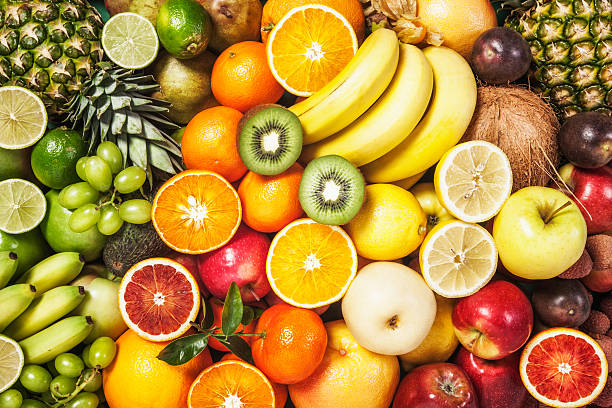
#> input picture assets/examples/fruits.jpg, 612 x 408 px; its folder holds only this picture in this run
$ jupyter execute --allow-errors lesson1_matrix_math_in_CV.ipynb
#> lines starting #> are read from the running program, lines starting #| are printed output that depends on the picture
# Basic matrix math in Computer Vision

[cell 1]
from pathlib import Path

import cv2
from PIL import Image

import numpy as np
import matplotlib.pyplot as plt

[cell 2]
images_dir = '../assets/examples'
image_samples = [f for f in Path(images_dir).iterdir()]
image_samples

[cell 3]
image = cv2.imread(filename=image_samples[0])
#> image is the input picture: shape (408, 612, 3); mean B, G, R 60, 138.3, 181.2
#> (the rest of this cell did not finish here and is left out)

[cell 4]
image_rgb = cv2.cvtColor(image, cv2.COLOR_RGB2BGR)
print(f"Image's shape: {image.shape}")
#| Image's shape: (408, 612, 3)
plt.imshow(image_rgb)

[cell 5]
image_gray = cv2.cvtColor(image, cv2.COLOR_BGR2GRAY)
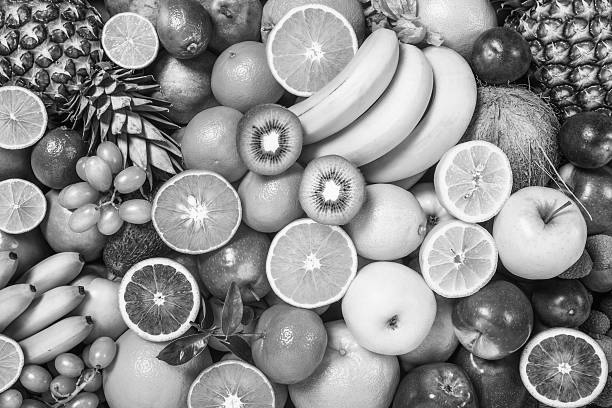
#> image_gray: shape (408, 612); min 0, max 255, mean 142.2
#> (the rest of this cell did not finish here and is left out)

#> (a cell that did not finish here is left out)

[cell 7]
# Another way to read Grayscale
image_gray2 = cv2.imread(image_samples[0], cv2.IMREAD_GRAYSCALE)
#> image_gray2: shape (408, 612); min 0, max 255, mean 142.2
print(f"Image's shape: {image_gray2.shape}")
#| Image's shape: (408, 612)
# plt.imshow(image_gray2)           # => Matplotlib and cv2 use different color mapping
plt.imshow(image_gray2, cmap='gray')

[cell 8]
image_gray

[cell 9]
adjust_arr = np.full(image_gray.shape, 120)

adjust_image = np.clip(image_gray + adjust_arr, 0, 255).astype(np.uint8)
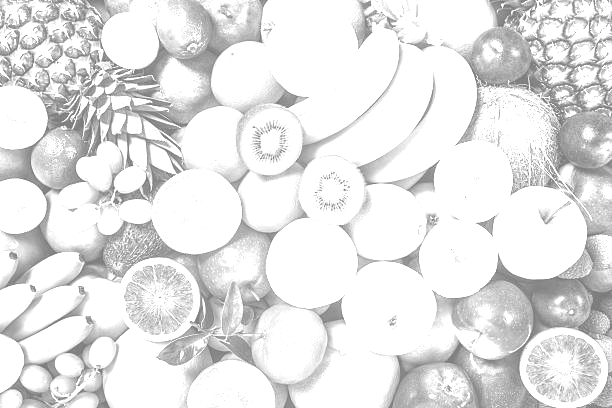
#> adjust_image: shape (408, 612); min 120, max 255, mean 228.4
adjust_image

$ run again, on assets/examples/seedless_fruits.jpg
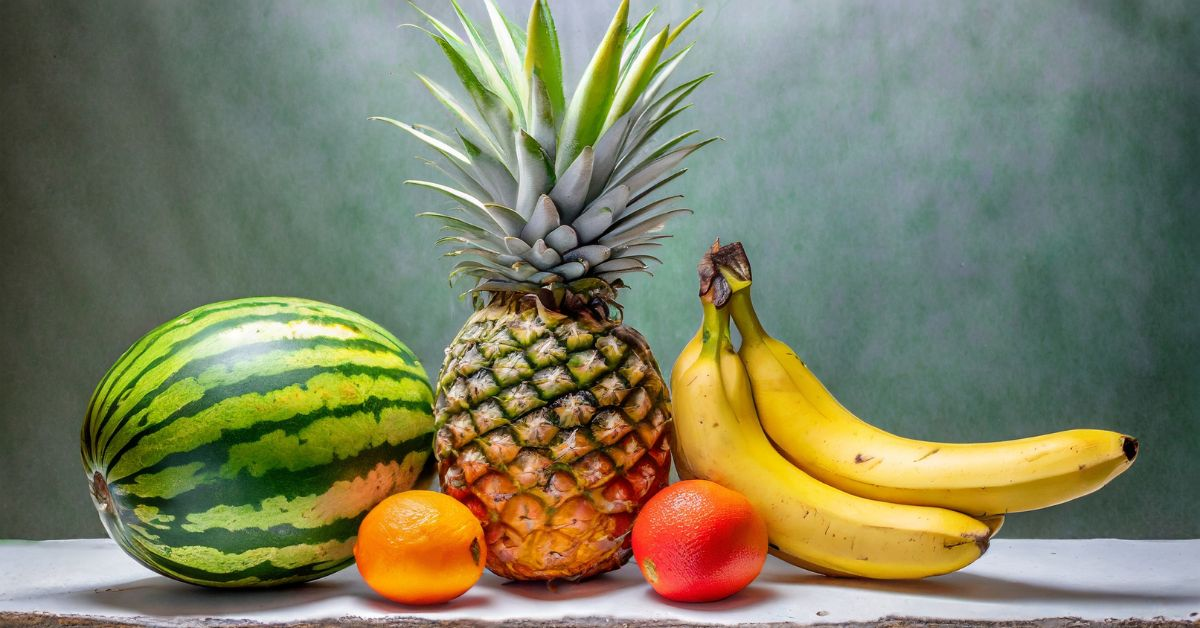
#> input picture assets/examples/seedless_fruits.jpg, 1200 x 628 px
#> image is the input picture: shape (628, 1200, 3); mean B, G, R 98, 127.1, 125.6
#| Image's shape: (628, 1200, 3)
#> `image_gray = cv2.cvtColor(image, cv2.COLOR_BGR2GRAY)`:
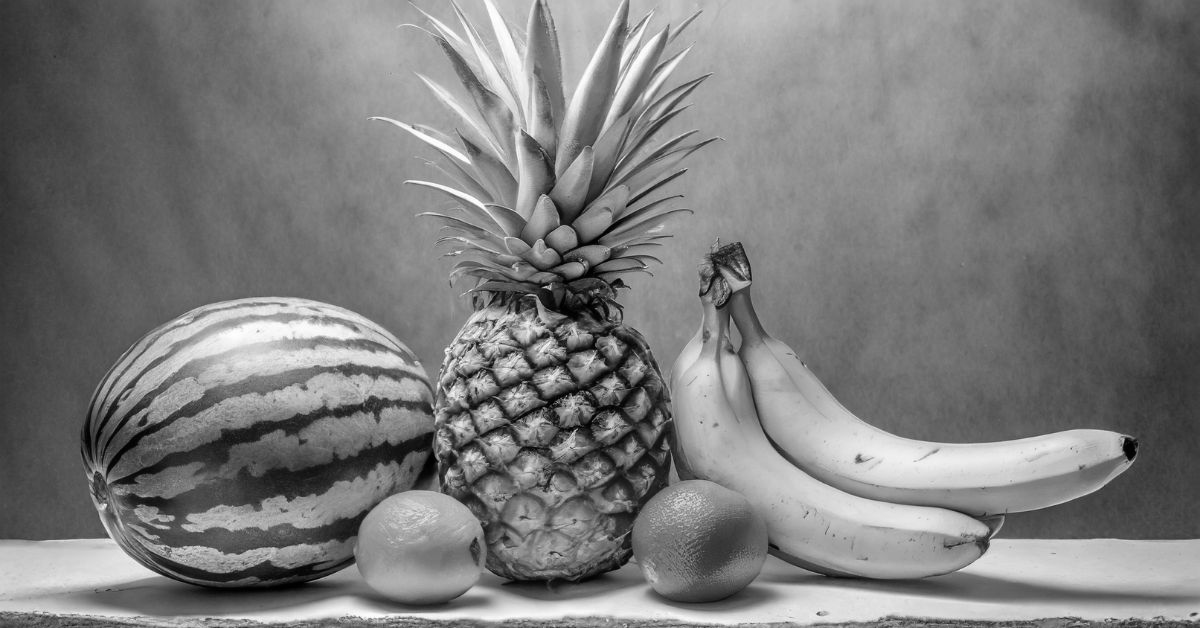
#> image_gray: shape (628, 1200); min 0, max 255, mean 123.3
#| Image's shape: (628, 1200)
#> `adjust_image = np.clip(image_gray + adjust_arr, 0, 255).astype(np.uint8)`:
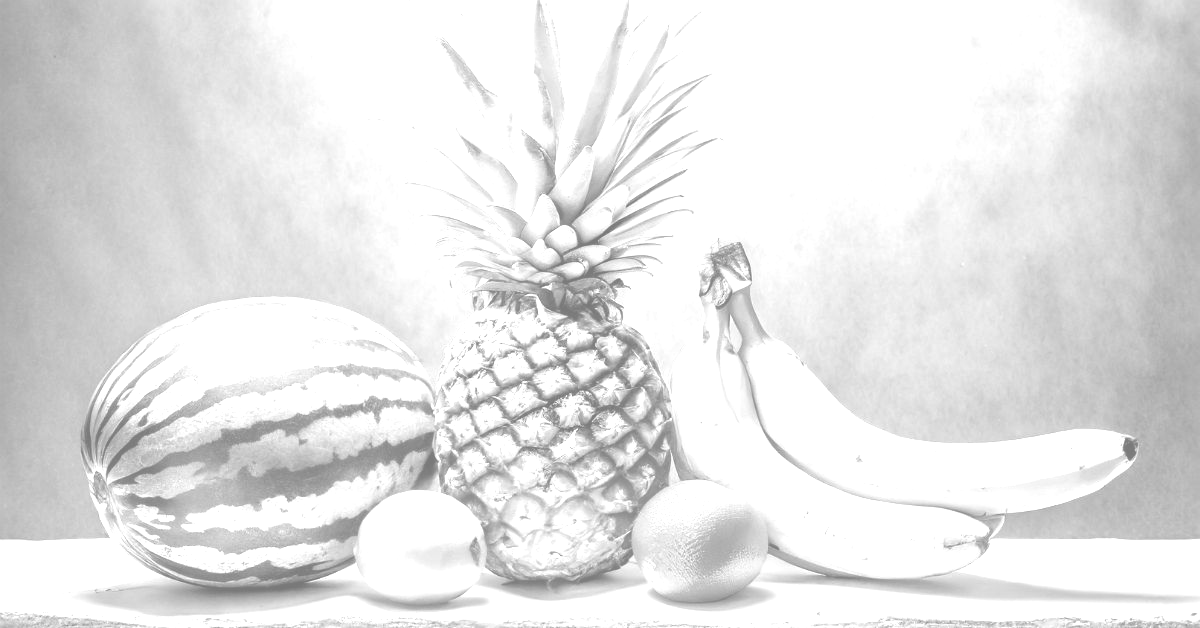
#> adjust_image: shape (628, 1200); min 120, max 255, mean 228.9
